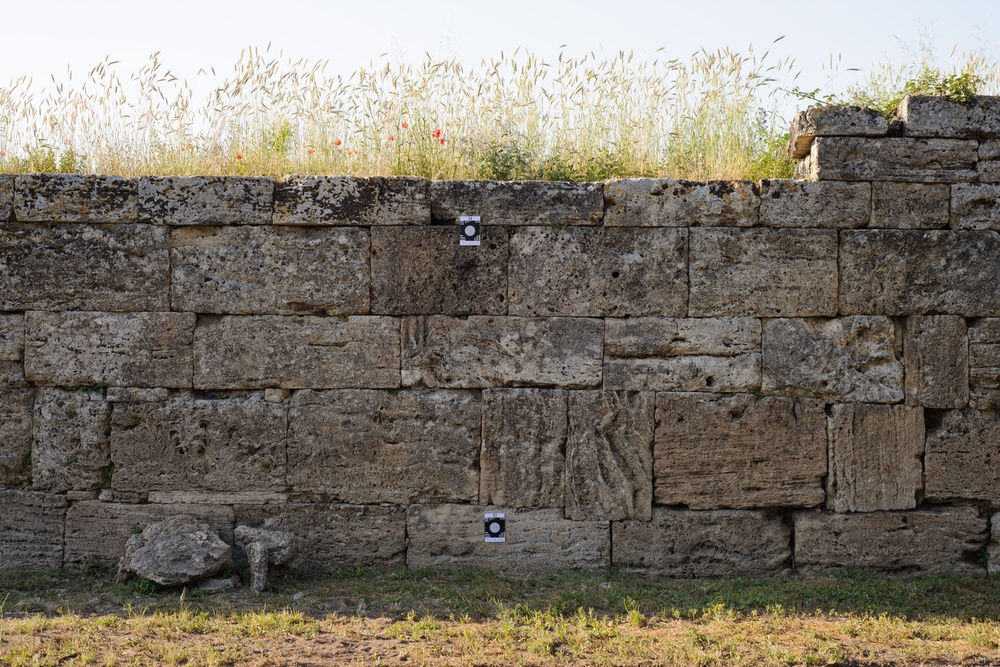
#> input picture TargetTriangulation/input_test/imgs/DSC_4997_acr.jpg, 1000 x 667 px, shrunk from 1500 x 1000 before the run, found by its file name; its folder holds only this picture in this run
$ python img_derivatives.py
#> lines starting #> are read from the running program, lines starting #| are printed output that depends on the picture
import os
import numpy as np
from PIL import Image
from pathlib import Path
from scipy import signal

img_dir = Path(r"C:\Users\Luscias\Desktop\3DOM\Github_3DOM\COLMAP_scripts\KptsCrossCorrelation\test\imgs")


def conv_laplacian(image):
    kernel = np.array([
                        [-1,  0,  1],
                        [-1,  0,  1],
                        [-1,  0,  1]
                        ])
    convolved1 = signal.convolve2d(image, kernel, mode='same', boundary='symm', fillvalue=0)

    kernel = np.array([
                    [-1,  -1,  -1],
                    [0,    0,   0],
                    [1,    1,   1]
                    ])
    convolved2 = signal.convolve2d(image, kernel, mode='same', boundary='symm', fillvalue=0)
    convolved = np.sqrt(convolved1**2+convolved2**2)
    #convolved = ndimage.gaussian_filter(convolved, sigma=2, order=0)
    return convolved


### MAIN ###
img_list = os.listdir(img_dir)
img_list.sort()

for img_name in img_list:
    img = Image.open(img_dir / "{}".format(img_name))
#> img is the input picture: PIL image 1000x667 RGB; mean R, G, B 125.7, 118.6, 107.3
    img = img.convert('L')
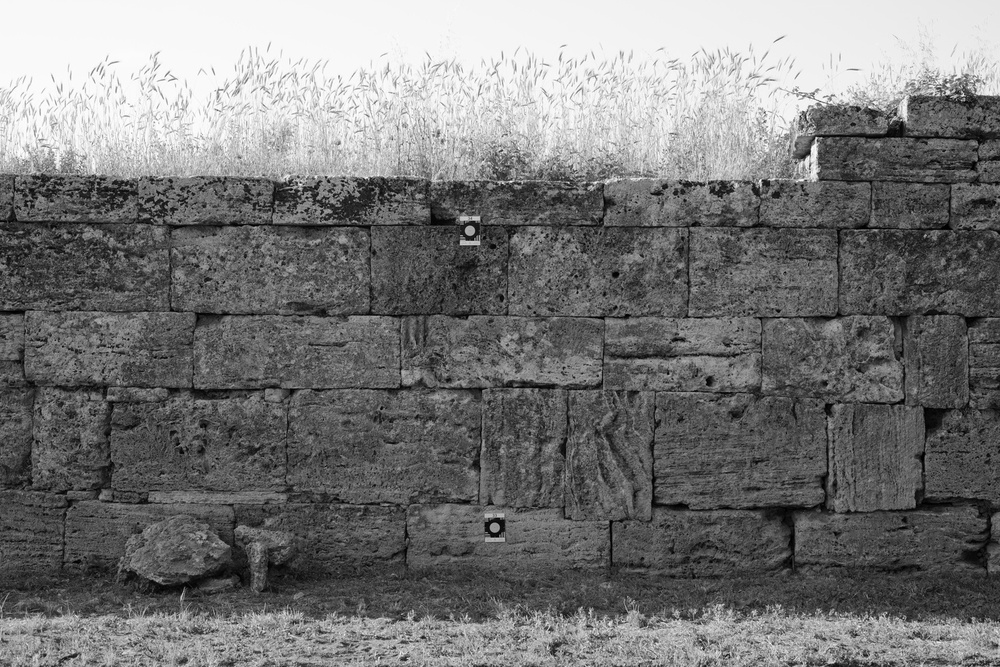
#> img: PIL image 1000x667 L; min 0, max 255, mean 119.5
    img.show()
    img_np = np.array(img)
    convolved = conv_laplacian(img_np)
#> in conv_laplacian, `convolved1 = signal.convolve2d(image, kernel, mode='same', boundary='s..`:
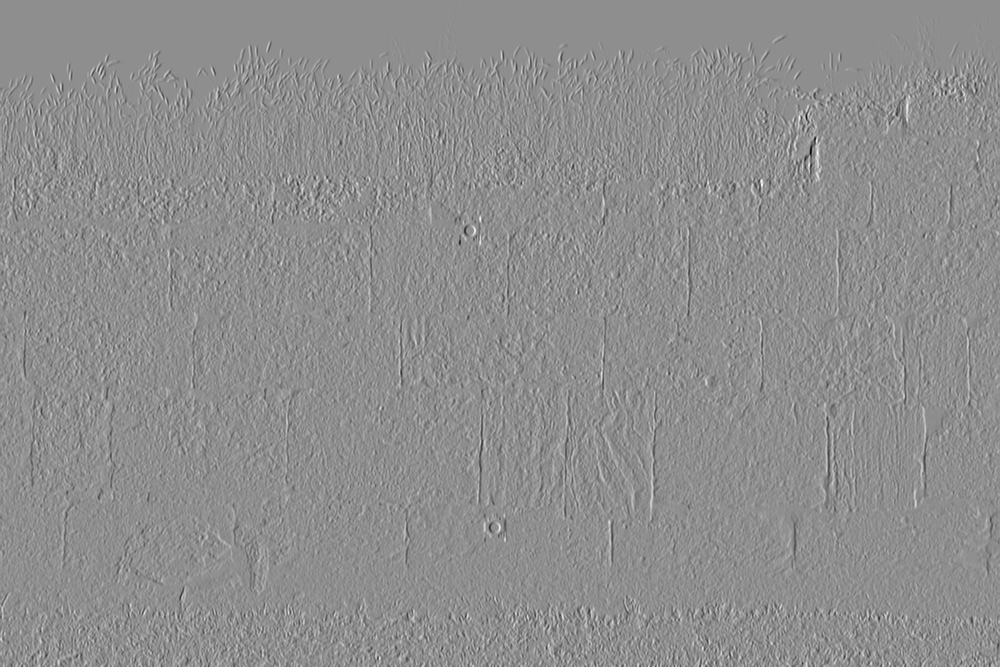
#> convolved1: shape (667, 1000) int64; min -645, max 509, mean 0.2; drawn with min black and max white
#> in conv_laplacian, `convolved2 = signal.convolve2d(image, kernel, mode='same', boundary='s..`:
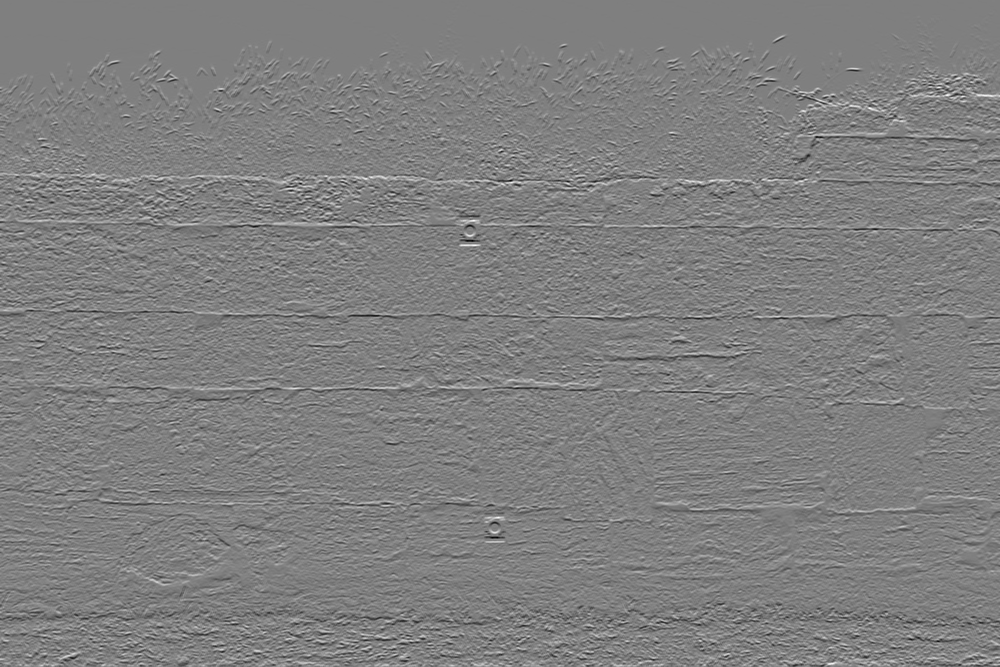
#> convolved2: shape (667, 1000) int64; min -547, max 546, mean 1.1; drawn with min black and max white
#> in conv_laplacian, `convolved = np.sqrt(convolved1**2+convolved2**2)`:
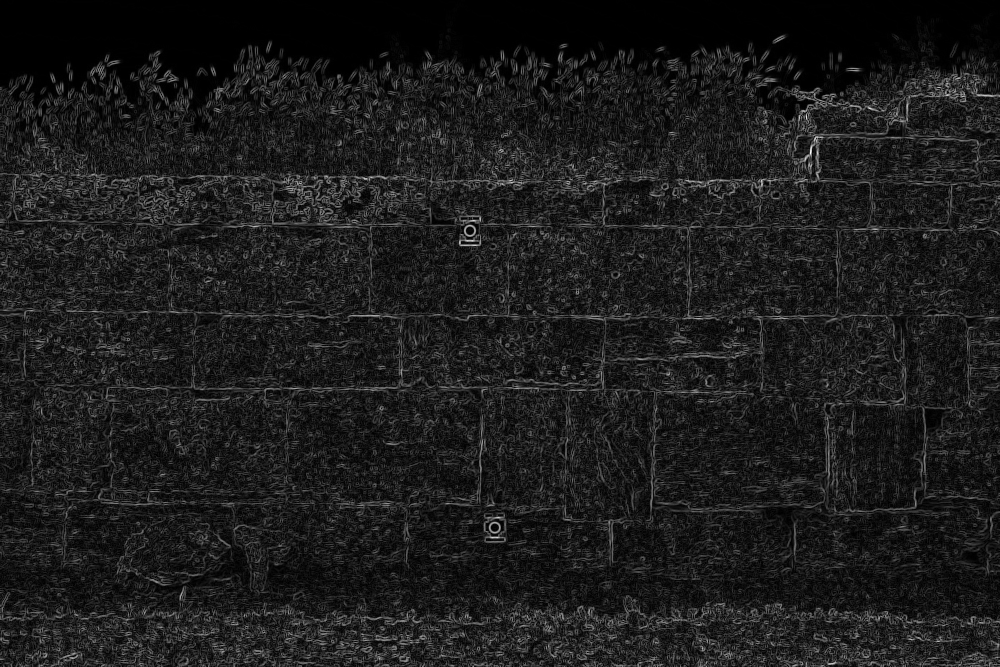
#> convolved: shape (667, 1000) float64; min 0, max 645.7, mean 72.4; drawn with min black and max white
    min_value = np.min(convolved)
#> min_value = 0
    convolved = convolved - min_value
    max_value = np.max(convolved)
#> max_value = 645.7
    convolved = convolved * (255 / max_value)
    convolved = convolved.astype(np.uint8)
    print(np.max(convolved), np.min(convolved))
#| 255 0

    convolved_pil = Image.fromarray(convolved)
    convolved_pil.show()

    convolved_pil.save(r"{}".format(img_name))

$ run again, on TargetTriangulation/input_test/imgs/DSC_5001_acr.jpg
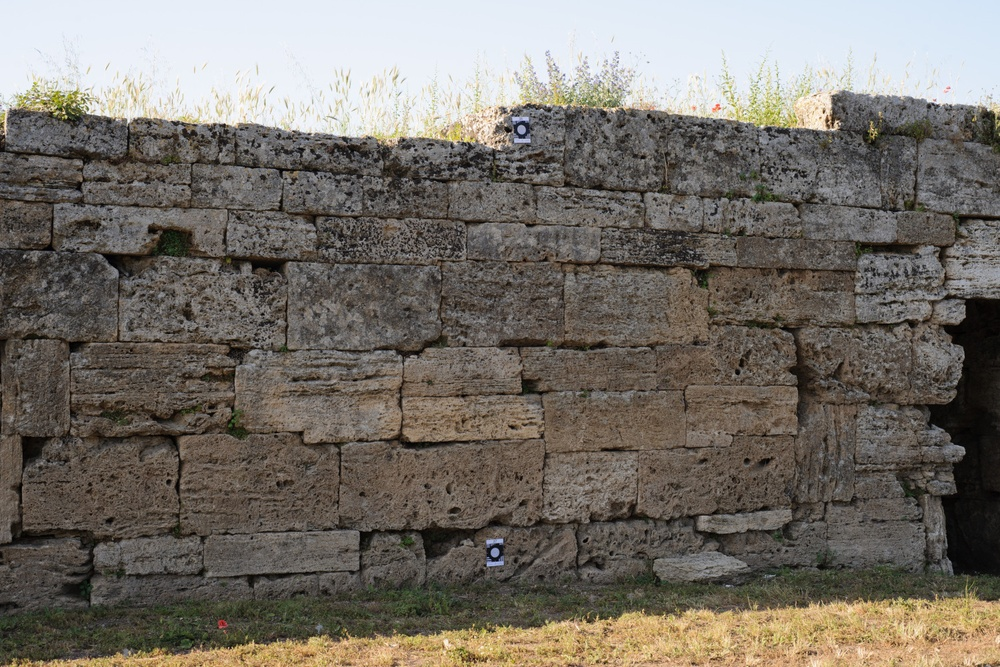
#> input picture TargetTriangulation/input_test/imgs/DSC_5001_acr.jpg, 1000 x 667 px, shrunk from 1500 x 1000 before the run, found by its file name
#> img is the input picture: PIL image 1000x667 RGB; mean R, G, B 117.4, 111.6, 103.6
#> img: PIL image 1000x667 L
#> in conv_laplacian, `convolved2 = signal.convolve2d(image, kernel, mode='same', boundary='s..`:
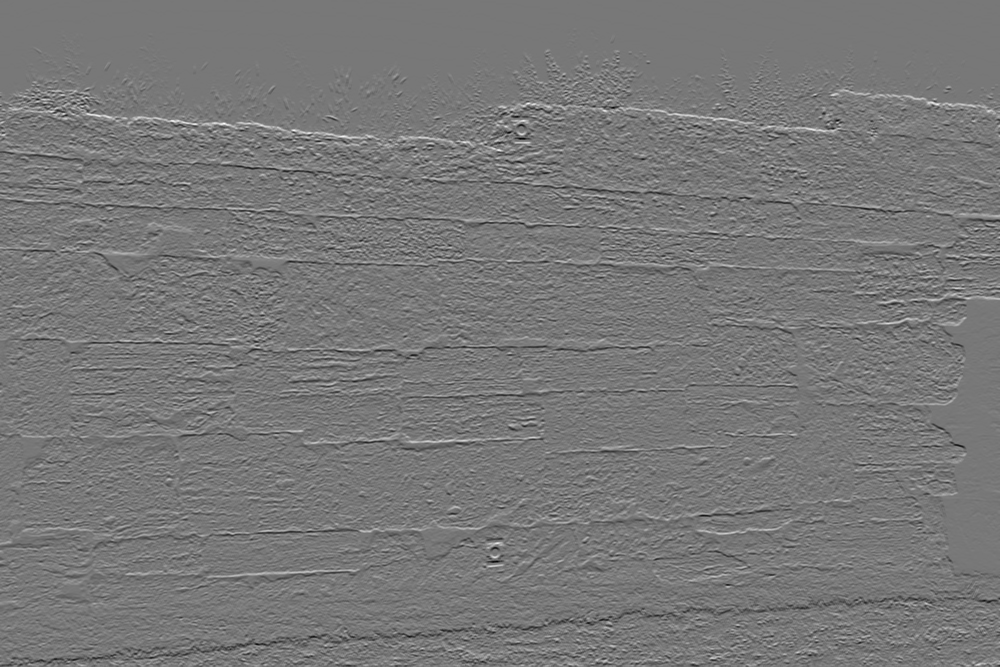
#> convolved2: shape (667, 1000) int64; min -505, max 566, mean 0.7; drawn with min black and max white
#> in conv_laplacian, `convolved = np.sqrt(convolved1**2+convolved2**2)`:
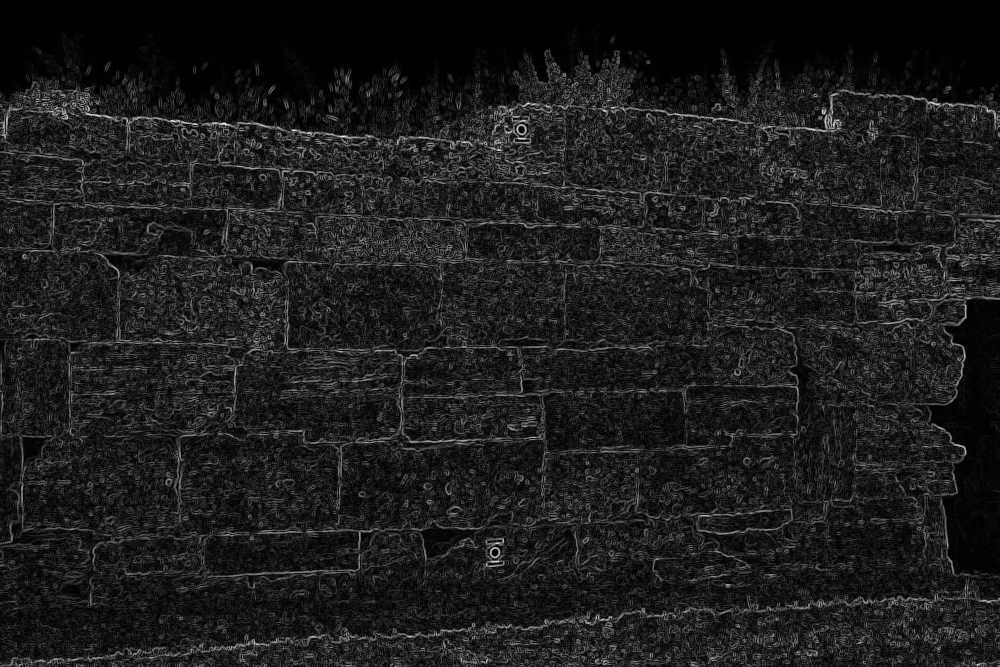
#> convolved: shape (667, 1000) float64; min 0, max 567.8, mean 64.8; drawn with min black and max white
#> min_value = 0
#> max_value = 567.8
#| 255 0

$ run again, on TargetTriangulation/input_test/imgs/DSC_5002_acr.jpg
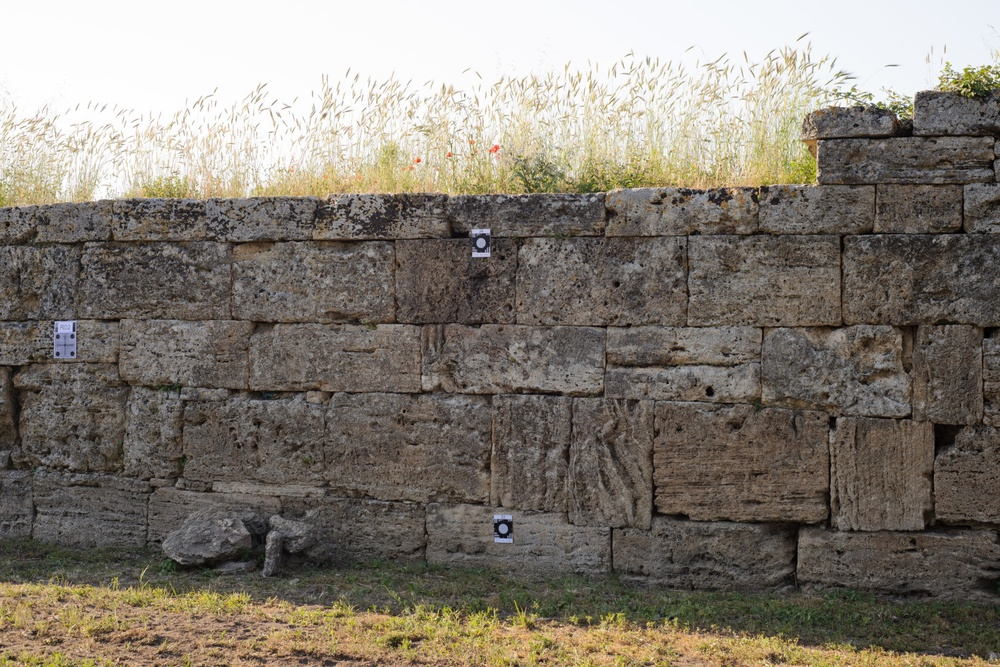
#> input picture TargetTriangulation/input_test/imgs/DSC_5002_acr.jpg, 1000 x 667 px, shrunk from 1500 x 1000 before the run, found by its file name
#> img is the input picture: PIL image 1000x667 RGB; mean R, G, B 131.6, 124.7, 114.5
#> img: PIL image 1000x667 L
#> in conv_laplacian, `convolved2 = signal.convolve2d(image, kernel, mode='same', boundary='s..`:
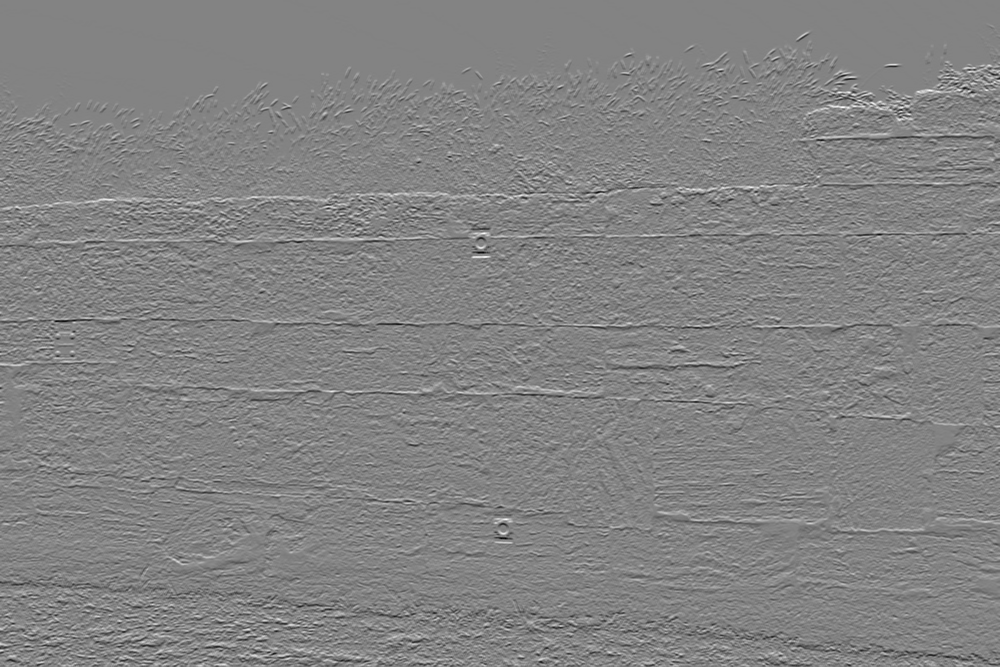
#> convolved2: shape (667, 1000) int64; min -514, max 486, mean 1; drawn with min black and max white
#> in conv_laplacian, `convolved = np.sqrt(convolved1**2+convolved2**2)`:
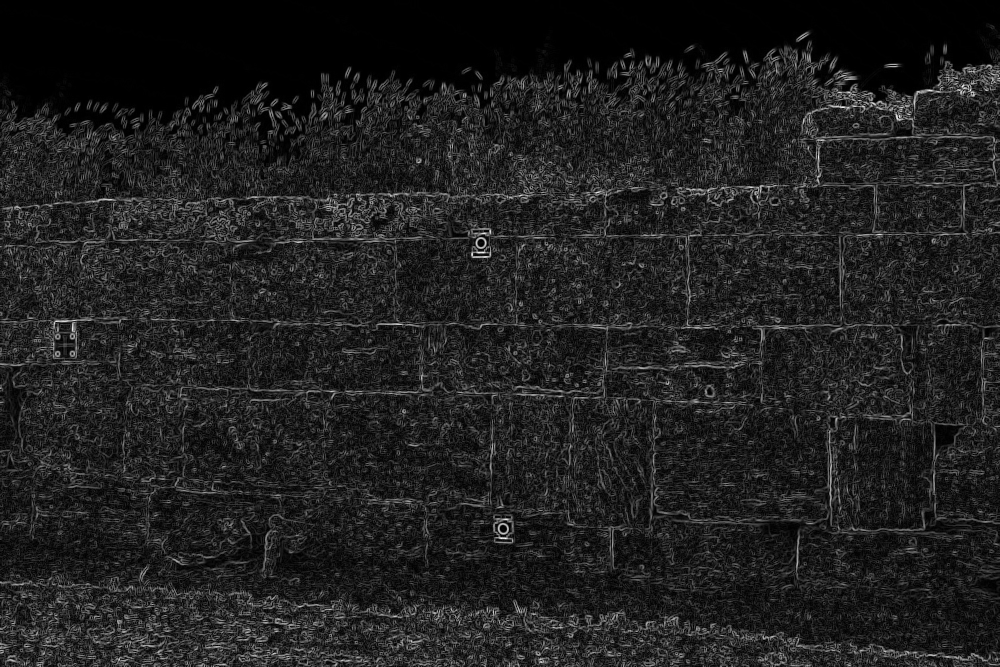
#> convolved: shape (667, 1000) float64; min 0, max 514.8, mean 65.4; drawn with min black and max white
#> min_value = 0
#> max_value = 514.8
#| 255 0

$ run again, on TargetTriangulation/input_test/imgs/DSC_5003_acr.jpg
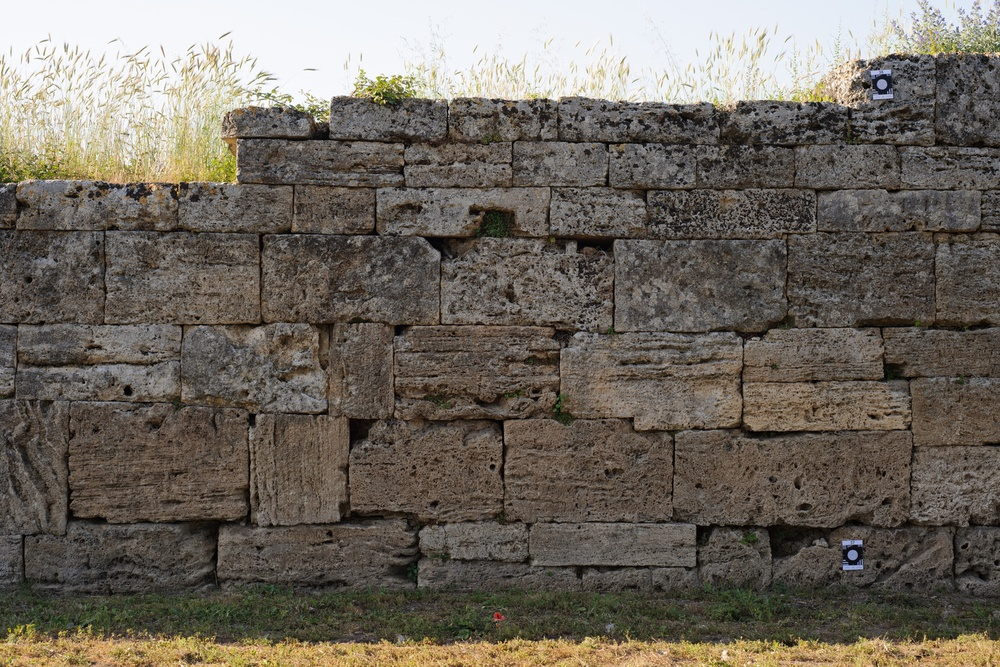
#> input picture TargetTriangulation/input_test/imgs/DSC_5003_acr.jpg, 1000 x 667 px, shrunk from 1500 x 1000 before the run, found by its file name
#> img is the input picture: PIL image 1000x667 RGB; mean R, G, B 111.7, 104.7, 95.1
#> img: PIL image 1000x667 L
#> in conv_laplacian, `convolved2 = signal.convolve2d(image, kernel, mode='same', boundary='s..`:
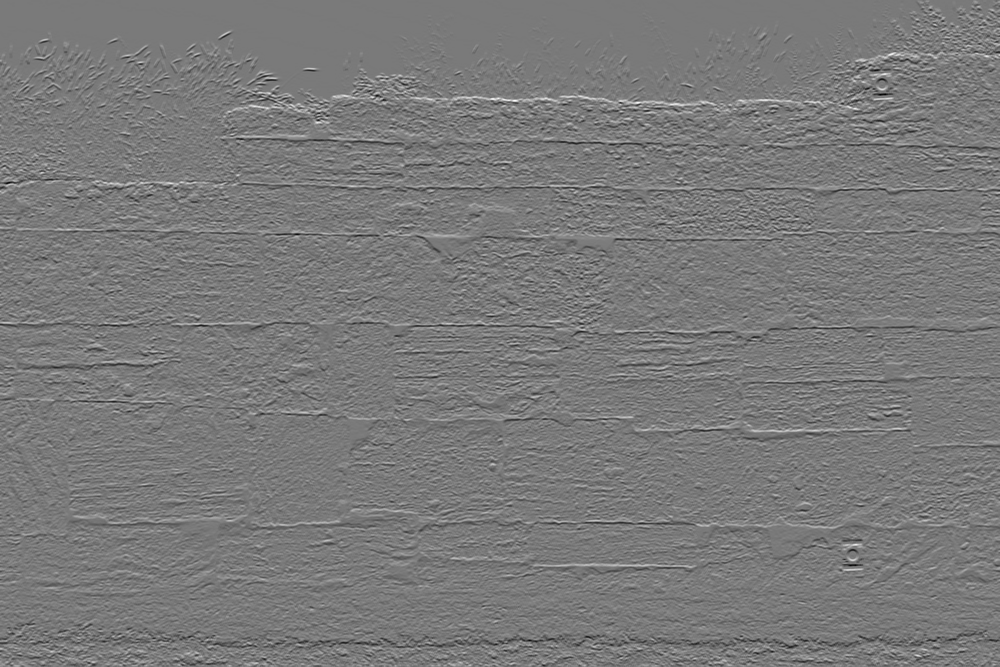
#> convolved2: shape (667, 1000) int64; min -539, max 587, mean 0.8; drawn with min black and max white
#> in conv_laplacian, `convolved = np.sqrt(convolved1**2+convolved2**2)`:
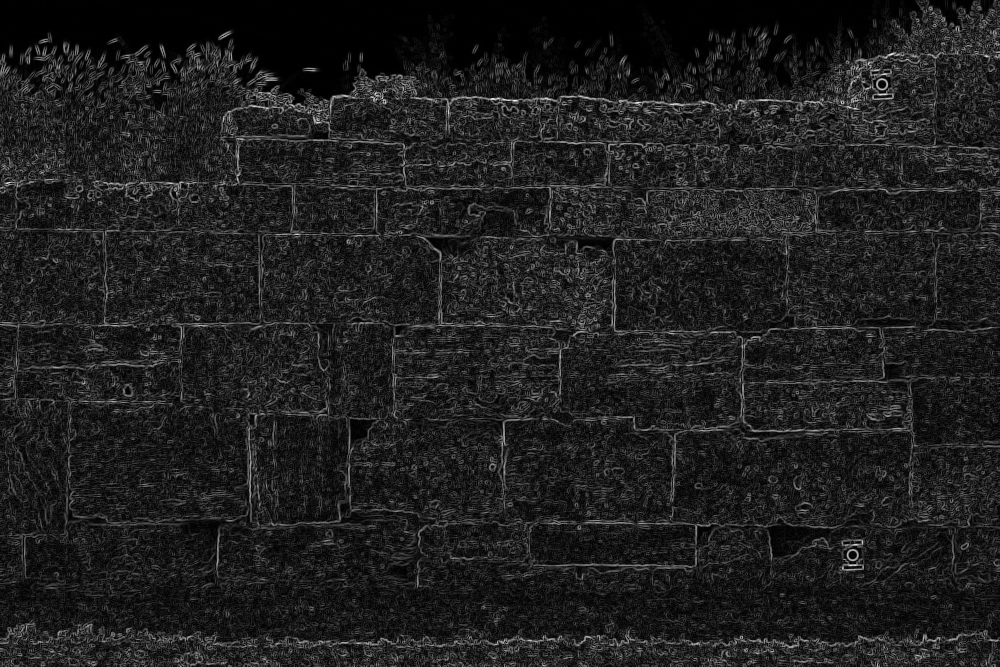
#> convolved: shape (667, 1000) float64; min 0, max 587.5, mean 72.8; drawn with min black and max white
#> min_value = 0
#> max_value = 587.5
#| 255 0
